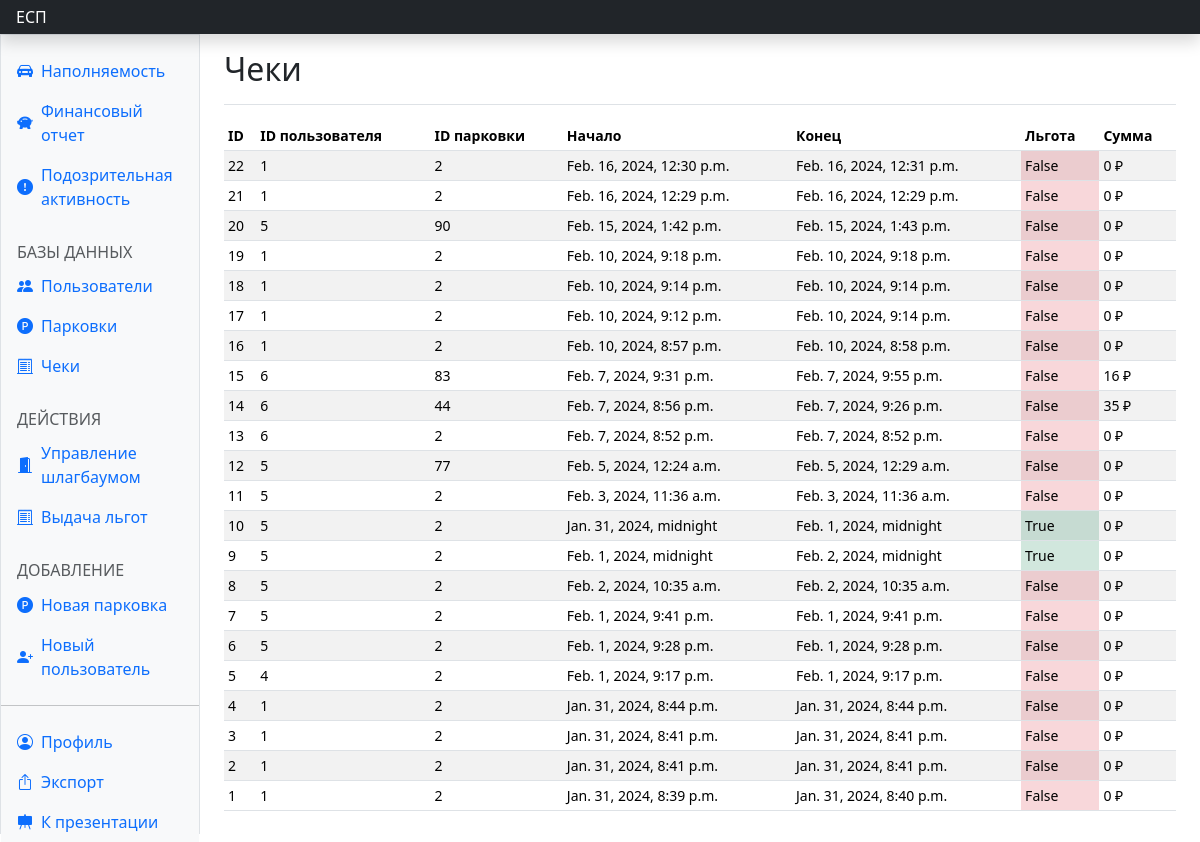
The page /dash_reciepts/ (signed in) on the database as committed earlier.
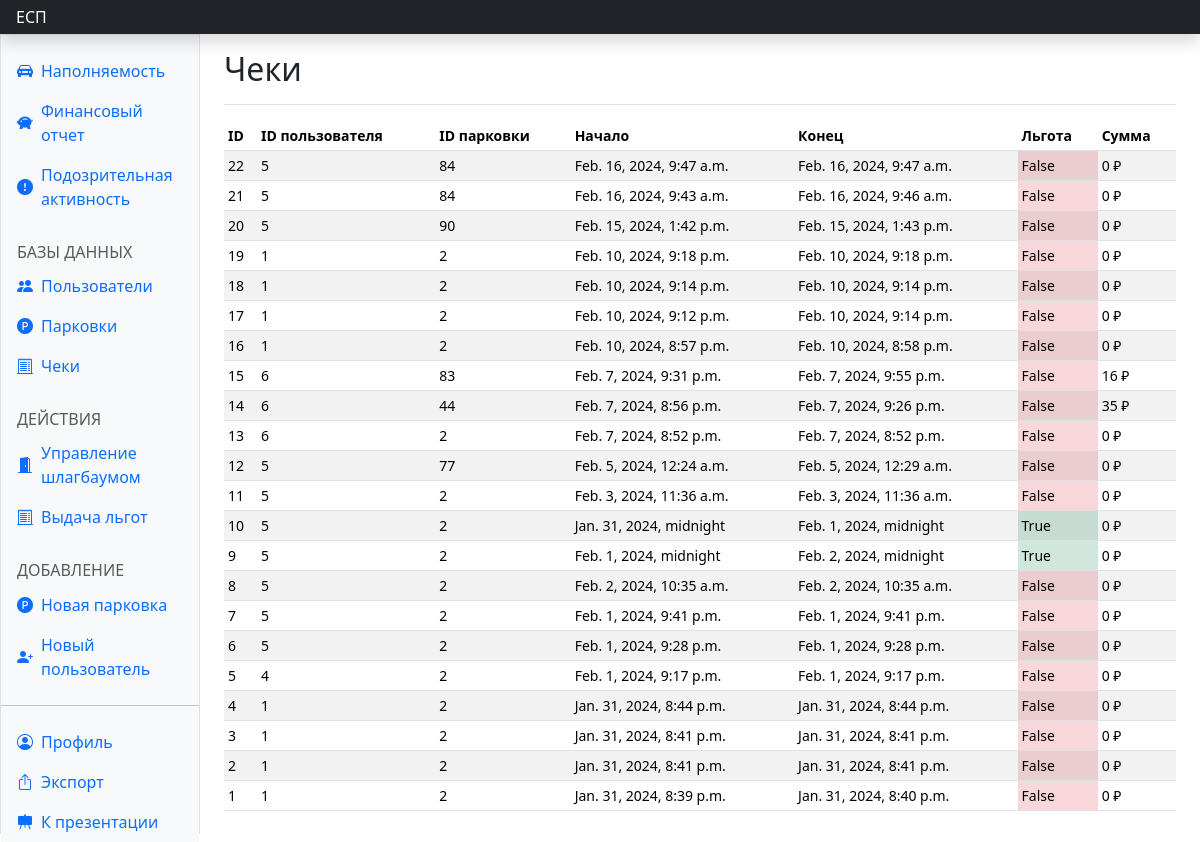
The same page on the database as committed later.
### parkingapp/models.py (models this page shows)
class Reciept(models.Model):
    parking_id = models.IntegerField(default=0)
    user_id = models.IntegerField(default=0)
    start_time = models.DateTimeField(default=datetime(2, 1, 1, 0, 0, 0, tzinfo=None))
    final_start_time = models.DateTimeField(default=datetime(2, 1, 1, 0, 0, 0, tzinfo=None))
    finish_time = models.DateTimeField(default=datetime(2, 1, 1, 0, 0, 0, tzinfo=None))
    final_price = models.BigIntegerField(default=-1)
    benefit = models.BooleanField(default=False)
    price_per_hour = models.IntegerField(default=-1)

### parkingapp/views.py (the view)
# urls.py: path('dash_reciepts/', views.dash_reciepts, name='dash_reciepts'),
@login_required(redirect_field_name=None)
def dash_reciepts(request):
    if not request.user.admin_view:
        return redirect(reverse('parkingapp:dont_have_access'))
    reciepts = Reciept.objects.all()
    context = {
        'title': '',
        'reciepts': list(reciepts)[::-1],
    }
    return render(request, 'dash_reciepts.html', context)

### parkingapp/templates/dash_reciepts.html
{% extends 'dash_base.html' %}
{% block recact %}active{% endblock %}
{% block content %}
<main class="col-md-9 ms-sm-auto col-lg-10 px-md-4">
  <div class="d-flex justify-content-between flex-wrap flex-md-nowrap align-items-center pt-3 pb-2 mb-3 border-bottom">
    <h1 class="h2">Чеки</h1>
  </div>
  <div class="table-responsive small">
    <table class="table table-striped table-sm">
      <thead>
        <tr>
          <th scope="col">ID</th>
          <th scope="col">ID пользователя</th>
          <th scope="col">ID парковки</th>
          <th scope="col">Начало</th>
          <th scope="col">Конец</th>
          <th scope="col">Льгота</th>
          <th scope="col">Сумма</th>
        </tr>
      </thead>
      <tbody class="align-middle">
        {% for el in reciepts %}
        <tr>
          <td>{{el.pk}}</td>
          <td>{{el.user_id}}</td>
          <td>{{el.parking_id}}</td>
          <td>{{el.start_time}}</td>
          <td>{{el.finish_time}}</td>
          <td class="{% if el.benefit %} bg-success-subtle {% else %} bg-danger-subtle {% endif %}">{{el.benefit}}</td>
          <td>{{el.final_price}} ₽</td>
        </tr>
        {% endfor %}
      </tbody>
    </table>
  </div>
</main>
{% endblock %}

Rows that differ between the two databases and show on the page:
changed Reciept id 22: user_id "1" → "5"; parking_id "2" → "84"; start_time "Feb. 16, 2024, 12:30 p.m." → "Feb. 16, 2024, 9:47 a.m."; finish_time "Feb. 16, 2024, 12:31 p.m." → "Feb. 16, 2024, 9:47 a.m."
changed Reciept id 21: user_id "1" → "5"; parking_id "2" → "84"; start_time "Feb. 16, 2024, 12:29 p.m." → "Feb. 16, 2024, 9:43 a.m."; finish_time "Feb. 16, 2024, 12:29 p.m." → "Feb. 16, 2024, 9:46 a.m."
